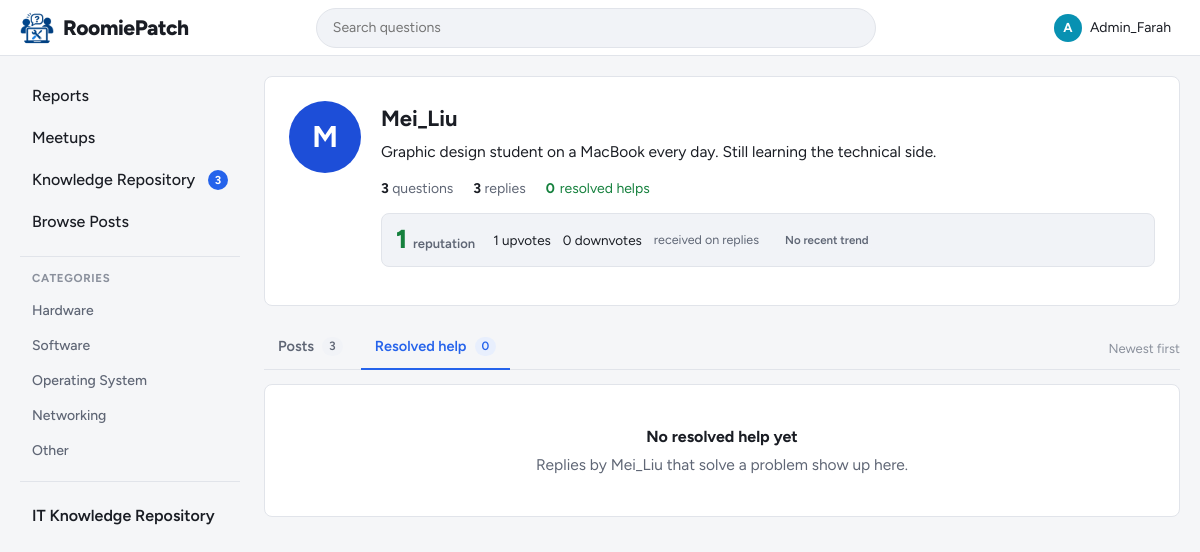
The page /student/profile.php?id=3&tab=help (signed in) on the database its author committed.
### tables this page shows
CREATE TABLE categories (
    category_id   INT AUTO_INCREMENT PRIMARY KEY,
    category_name VARCHAR(50) NOT NULL UNIQUE
);

CREATE TABLE users (
    user_id   INT AUTO_INCREMENT PRIMARY KEY,
    username  VARCHAR(50)  NOT NULL UNIQUE,
    login_id  VARCHAR(20)  NOT NULL UNIQUE,       
    password  VARCHAR(255) NOT NULL,              
    role      ENUM('student', 'admin') NOT NULL DEFAULT 'student',
     
     
    reputation INT NOT NULL DEFAULT 0,
     
     
    is_certified_technician TINYINT(1) NOT NULL DEFAULT 0,
    bio       TEXT NULL
);

### student/profile.php (the view, shortened to what this page needs)
<?php
require_once '../config/db.php';
$my_id = (int) $_SESSION['user_id'];
$profile_id = (int) get_text('id');
$tab = get_text('tab') === 'help' ? 'help' : 'posts';
$stmt = $conn->prepare('SELECT user_id, username, bio FROM users WHERE user_id = ? AND role = "student"');
$stmt->bind_param('i', $profile_id);
$stmt->execute();
$profile = $stmt->get_result()->fetch_assoc();
$is_me = $profile && (int) $profile['user_id'] === $my_id;
$stmt = $conn->prepare('SELECT COUNT(*) AS total FROM posts WHERE user_id = ?');
$stmt->bind_param('i', $profile_id);
$stmt->execute();
$post_count = (int) $stmt->get_result()->fetch_assoc()['total'];
$stmt = $conn->prepare('SELECT COUNT(*) AS total FROM replies WHERE user_id = ?');
$stmt->bind_param('i', $profile_id);
$stmt->execute();
$reply_count = (int) $stmt->get_result()->fetch_assoc()['total'];
$stmt = $conn->prepare('SELECT COUNT(*) AS total FROM replies WHERE user_id = ? AND is_resolved = 1');
$stmt->bind_param('i', $profile_id);
$stmt->execute();
$help_count = (int) $stmt->get_result()->fetch_assoc()['total'];
$rep_info = get_reputation_info($conn, [$profile_id]);
$rep = $rep_info[$profile_id];
$stmt = $conn->prepare("SELECT COALESCE(SUM(v.vote_type = 'upvote'), 0) AS ups, COALESCE(SUM(v.vote_type = 'downvote'), 0) AS downs
                        FROM reply_votes v JOIN replies r ON r.reply_id = v.reply_id WHERE r.user_id = ?");
$stmt->bind_param('i', $profile_id);
$stmt->execute();
$vote_totals = $stmt->get_result()->fetch_assoc();
if ($tab === 'help') {
    $stmt = $conn->prepare(POST_LIST_SQL . '
        WHERE p.post_id IN (SELECT post_id FROM replies WHERE user_id = ? AND is_resolved = 1)
        ORDER BY p.created_at DESC');
} else {
    $stmt = $conn->prepare(POST_LIST_SQL . ' WHERE p.user_id = ? ORDER BY p.created_at DESC');
}
$stmt->bind_param('i', $profile_id);
$stmt->execute();
$posts = $stmt->get_result();
$active = $is_me ? 'profile' : '';
include '../includes/header.php';
$base = 'profile.php?id=' . $profile_id;
?>
<main class="content">
    <section class="profile-card">
        <?= avatar($profile['username'], 'lg') ?>
        <div class="profile-info">
            <h1><?= e($profile['username']) ?><?php if ($is_me): ?> <span class="author-tag">You</span><?php endif; ?></h1>
            <?php if ($profile['bio'] !== null && trim($profile['bio']) !== ''): ?>
                <p class="profile-bio"><?= nl2br(e($profile['bio'])) ?></p>
            <?php else: ?>
                <p class="profile-bio muted"><?= $is_me ? 'You have not written a bio yet.' : 'No bio yet.' ?></p>
            <?php endif; ?>
            <ul class="profile-stats">
                <li><strong><?= $post_count ?></strong> <?= $post_count === 1 ? 'question' : 'questions' ?></li>
                <li><strong><?= $reply_count ?></strong> <?= $reply_count === 1 ? 'reply' : 'replies' ?></li>
                <li class="stat-help"><?= icon('check', 16) ?><strong><?= $help_count ?></strong> resolved <?= $help_count === 1 ? 'help' : 'helps' ?></li>
            </ul>
            <div class="profile-rep">
                <div class="profile-rep-score<?= $rep['reputation'] < 0 ? ' negative' : '' ?>">
                    <span class="profile-rep-number"><?= (int) $rep['reputation'] ?></span>
                    <span class="profile-rep-word">reputation</span>
                </div>
                <div class="profile-rep-detail">
                    <span><?= icon('arrow-up', 15) ?><?= (int) $vote_totals['ups'] ?> upvotes</span>
                    <span><?= icon('arrow-down', 15) ?><?= (int) $vote_totals['downs'] ?> downvotes</span>
                    <span class="muted">received on replies</span>
                </div>
                <?php if ($rep['status'] === 'helpful'): ?>
                    <span class="rep-status helpful">Recently Helpful</span>
                <?php elseif ($rep['status'] === 'not_helpful'): ?>
                    <span class="rep-status not-helpful">Recently Not Helpful</span>
                <?php else: ?>
                    <span class="rep-status neutral" title="Fewer than <?= REP_RECENT_MIN_VOTES ?> recent votes, or mixed feedback">No recent trend</span>
                <?php endif; ?>
            </div>
        </div>
    </section>
    <div class="tabs-row">
        <nav class="tabs" aria-label="Profile sections">
            <a class="tab<?= $tab === 'posts' ? ' active' : '' ?>" href="<?= $base ?>" <?= $tab === 'posts' ? 'aria-current="page"' : '' ?>>
                Posts <span class="tab-count"><?= $post_count ?></span>
            </a>
            <a class="tab<?= $tab === 'help' ? ' active' : '' ?>" href="<?= $base ?>&amp;tab=help" <?= $tab === 'help' ? 'aria-current="page"' : '' ?>>
                Resolved help <span class="tab-count"><?= $help_count ?></span>
            </a>
        </nav>
        <span class="sort-label">Newest first</span>
    </div>
    <div class="feed">
        <?php if ($posts->num_rows === 0): ?>
            <div class="empty-state">
                <?php if ($tab === 'help'): ?>
                    <strong>No resolved help yet</strong>
                    <?= $is_me ? 'When your reply solves someone\'s problem, the question shows up here.' : 'Replies by ' . e($profile['username']) . ' that solve a problem show up here.' ?>
                <?php else: ?>
                    <strong>No questions yet</strong>
                    <?= $is_me ? 'Questions you ask will show up here.' : e($profile['username']) . ' has not asked any questions.' ?>
                <?php endif; ?>
            </div>
        <?php else: ?>
            <?php while ($post = $posts->fetch_assoc()): ?>
                <?php include '../includes/post_card.php'; ?>
            <?php endwhile; ?>
        <?php endif; ?>
    </div>
</main>
<?php include '../includes/footer.php'; ?>

### includes/functions.php (shortened to what this page needs)
<?php
function e($text)
{
    return htmlspecialchars((string) $text, ENT_QUOTES, 'UTF-8');
}
function avatar($username, $size = 'md')
{
    $colours = ['#2563eb', '#0891b2', '#4f46e5', '#0d9488', '#7c3aed', '#1d4ed8'];
    $colour = $colours[crc32($username) % count($colours)];
    $letter = strtoupper(mb_substr($username, 0, 1));
    return '<span class="avatar avatar-' . e($size) . '" style="background:' . $colour . '" aria-hidden="true">'
        . e($letter) . '</span>';
}
function get_text($name, $max = 100)
{
    $value = $_GET[$name] ?? '';
    return mb_substr(trim($value), 0, $max);
}
function get_reputation_info($conn, $user_ids)
{
    $user_ids = array_values(array_unique(array_map('intval', $user_ids)));
    $info = [];
    $placeholders = implode(',', array_fill(0, count($user_ids), '?'));
    $types = str_repeat('i', count($user_ids));
    $stmt = $conn->prepare("SELECT user_id, reputation FROM users WHERE user_id IN ($placeholders)");
    $stmt->bind_param($types, ...$user_ids);
    $stmt->execute();
    foreach ($stmt->get_result() as $row) {
        $info[(int) $row['user_id']] = ['reputation' => (int) $row['reputation'], 'status' => null, 'recent_up' => 0, 'recent_down' => 0];
    }
    $days = REP_RECENT_DAYS;
    $stmt = $conn->prepare("
        SELECT r.user_id,
               SUM(v.vote_type = 'upvote')   AS ups,
               SUM(v.vote_type = 'downvote') AS downs
        FROM reply_votes v
        JOIN replies r ON r.reply_id = v.reply_id
        WHERE r.user_id IN ($placeholders) AND v.updated_at >= NOW() - INTERVAL $days DAY
        GROUP BY r.user_id");
    $stmt->bind_param($types, ...$user_ids);
    $stmt->execute();
    foreach ($stmt->get_result() as $row) {
        $uid = (int) $row['user_id'];
        $ups = (int) $row['ups'];
        $downs = (int) $row['downs'];
        $info[$uid]['recent_up'] = $ups;
        $info[$uid]['recent_down'] = $downs;
        $total = $ups + $downs;
    }
    return $info;
}

### includes/sidebar.php (shortened to what this page needs)
<?php
function nav_link($key, $href, $icon_name, $label, $active, $badge = null)
{
    $class = $key === $active ? 'nav-link active' : 'nav-link';
    $current = $key === $active ? ' aria-current="page"' : '';
    $badge_html = '';
    if ($badge !== null) {
        $badge_html = '<span class="nav-badge" data-badge="' . $key . '"' . ($badge > 0 ? '' : ' hidden') . '>'
            . ($badge > 99 ? '99+' : $badge) . '</span>';
    }
    return '<a class="' . $class . '" href="' . BASE_URL . $href . '"' . $current . '>'
        . icon($icon_name) . '<span>' . e($label) . '</span>' . $badge_html . '</a>';
}
?>
<nav class="sidebar" aria-label="Main">
    <?php if ($is_admin): ?>
        <div class="nav-group">
            <?= nav_link('reports', 'admin/dashboard.php', 'flag', 'Reports', $active) ?>
            <?= nav_link('meetups', 'admin/meetups.php', 'meetup', 'Meetups', $active) ?>
            <?php $repo_pending = (int) $conn->query("SELECT COUNT(*) FROM repository_entries WHERE status = 'Pending'")->fetch_row()[0]; ?>
            <?= nav_link('repository_admin', 'admin/repository.php', 'book', 'Knowledge Repository', $active, $repo_pending) ?>
            <?= nav_link('browse', 'student/browse.php', 'list', 'Browse Posts', $active) ?>
        </div>
    <?php endif; ?>
    <div class="nav-group">
        <h2 class="nav-heading">Categories</h2>
        <?php
        $categories = $conn->query('SELECT category_id, category_name FROM categories ORDER BY category_id');
        while ($cat = $categories->fetch_assoc()):
        ?>
            <a class="nav-link nav-link-plain" href="<?= BASE_URL ?>student/browse.php?category=<?= (int) $cat['category_id'] ?>">
                <?= e($cat['category_name']) ?>
            </a>
        <?php endwhile; ?>
    </div>
    <div class="nav-group nav-group-repo">
        <?= nav_link('repository', 'student/repository.php', 'book', 'IT Knowledge Repository', $active) ?>
    </div>
</nav>

### rows shown on the page
categories: category_name "Hardware"
categories: category_name "Software"
categories: category_name "Operating System"
categories: category_name "Networking"
categories: category_name "Other"
users: username "M", username "Mei_Liu", bio "Graphic design student on a MacBook every day. Still learning the technical side."

### other values the page prints
$letter "A"
$_SESSION['username'] "Admin_Farah"
$label "Reports Meetups Knowledge Repository Browse Posts IT Knowledge Repository"
$badge "3"
$post_count "3"
$reply_count "3"
$help_count "0"
$rep['reputation'] "1"
$vote_totals['ups'] "1"
$vote_totals['downs'] "0"
